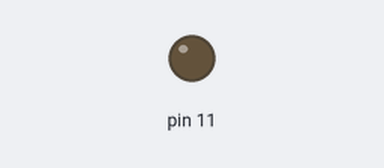
Recording of a sketch running on a simulated Arduino Uno, built with avr-gcc and run on an emulated ATmega328P. Parts: output pins drawn as LEDs (lit = HIGH).

Above: at 0.5 s.
At 1.2 s:
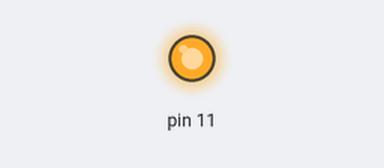
Timing chart, 0 to 5.2 s (numbered marks = the images above):
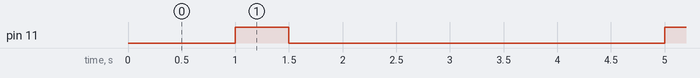

The sketch:

cpilab1.ino
```cpp
void setup() {

  pinMode(11, OUTPUT);


}

void loop() {

  digitalWrite(10, HIGH);
  delay(500);
  digitalWrite(10, LOW);
  delay(500);
    digitalWrite(11, HIGH);
  delay(500);
  digitalWrite(11, LOW);
  delay(500);
    digitalWrite(12, HIGH);
  delay(500);
  digitalWrite(12, LOW);
  delay(500);
    digitalWrite(13, HIGH);
  delay(500);
  digitalWrite(13, LOW);
  delay(500);


}
```

Measured:
- by itself, pin 11: alternates HIGH for 0.50 s and LOW for 3.5 s
